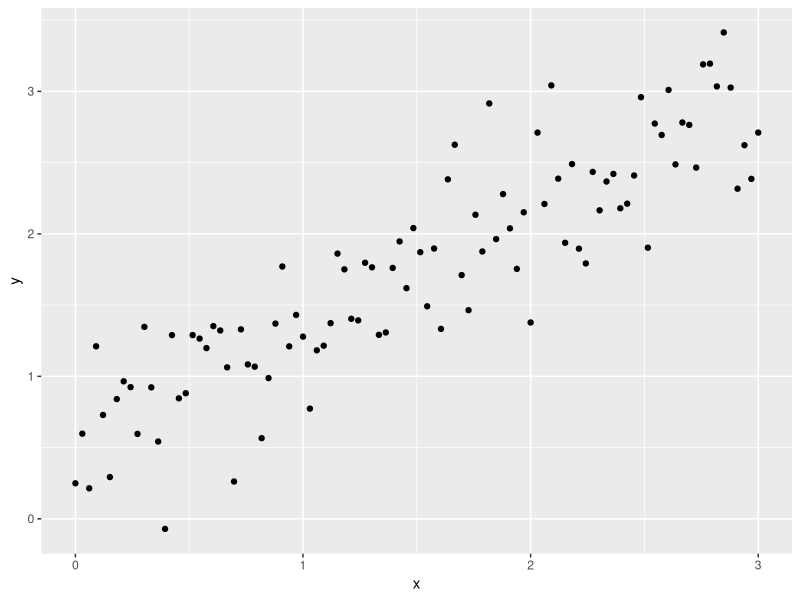
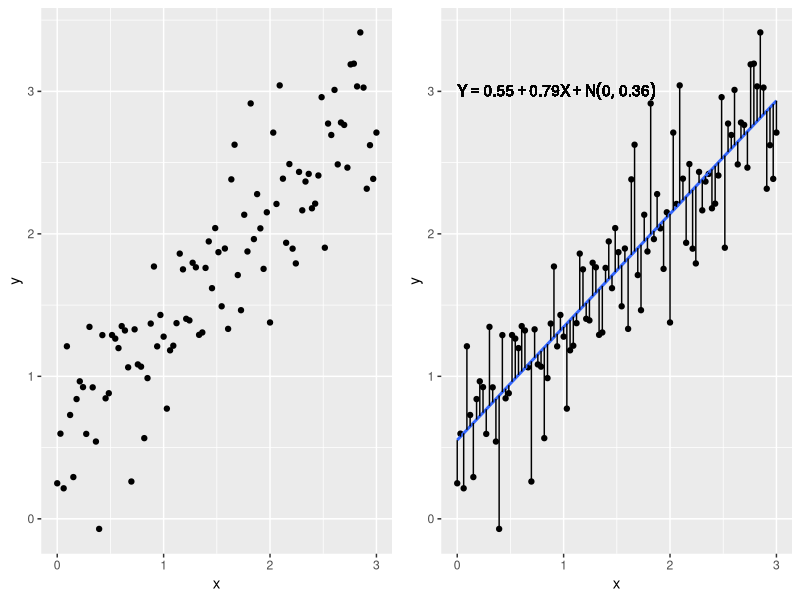
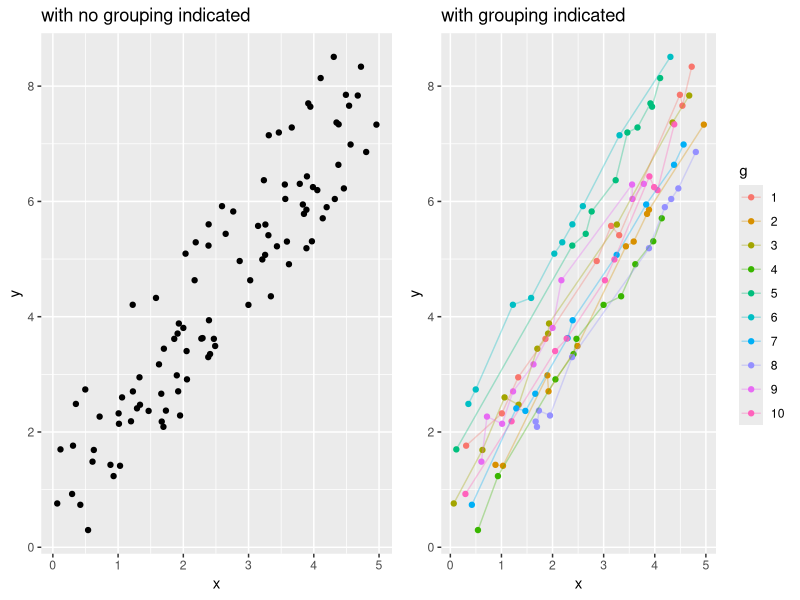
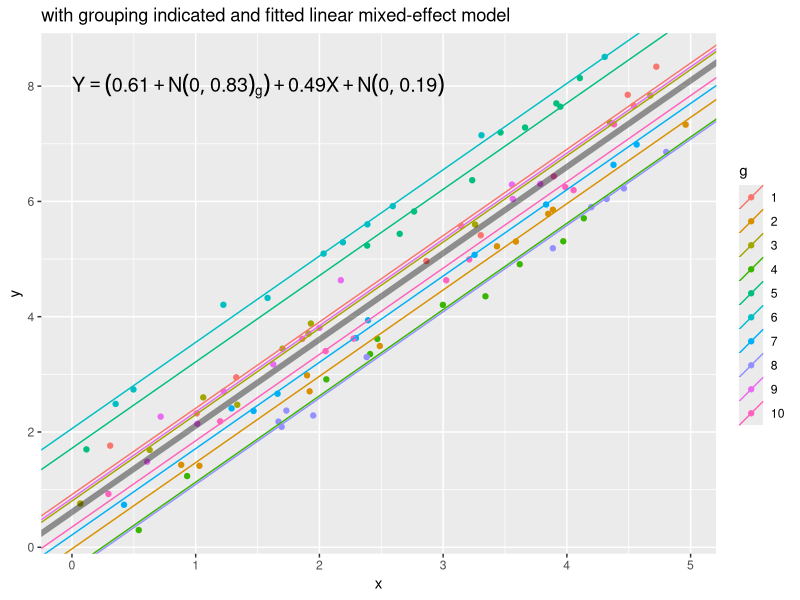
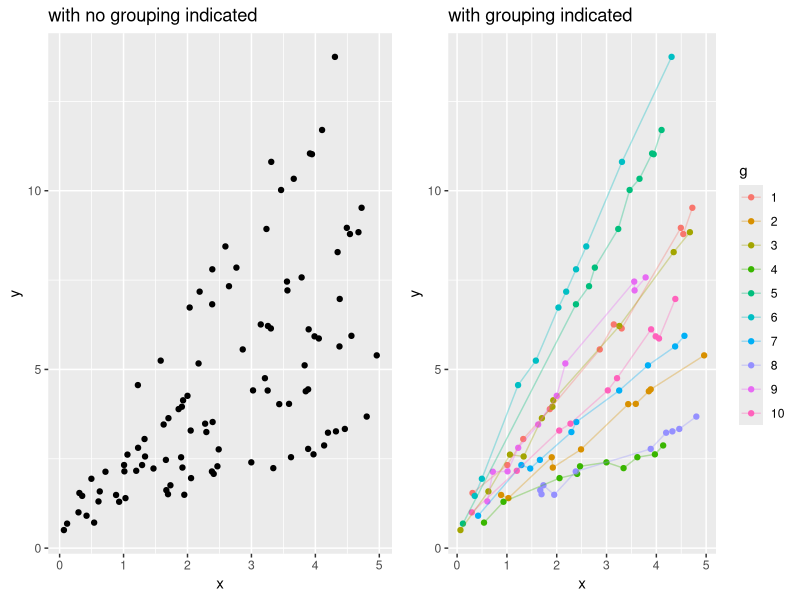
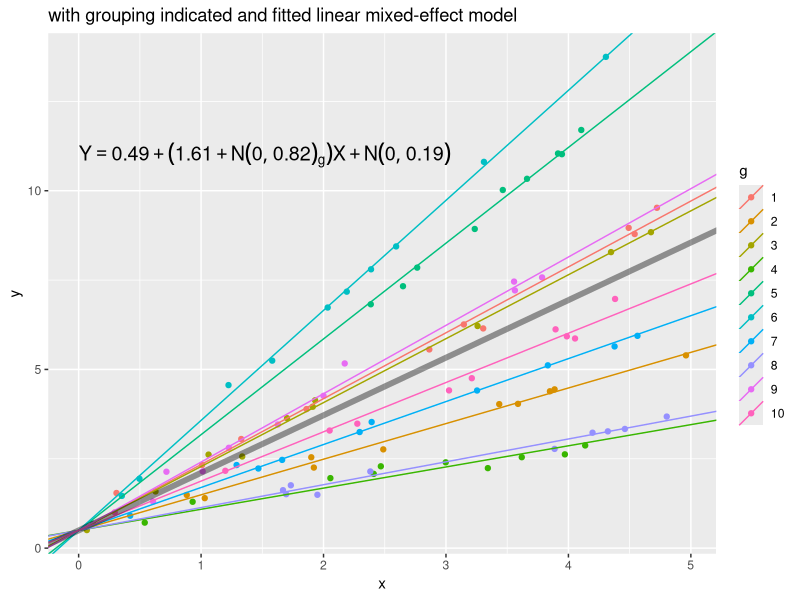
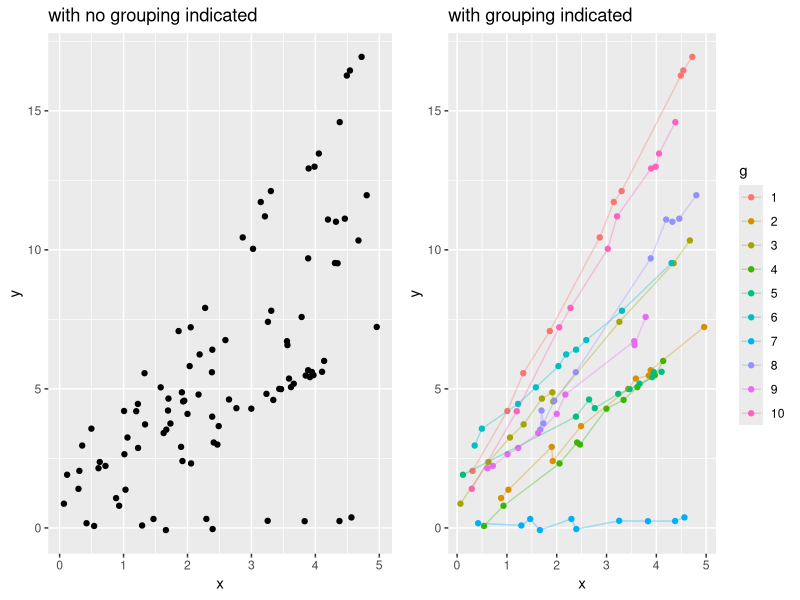
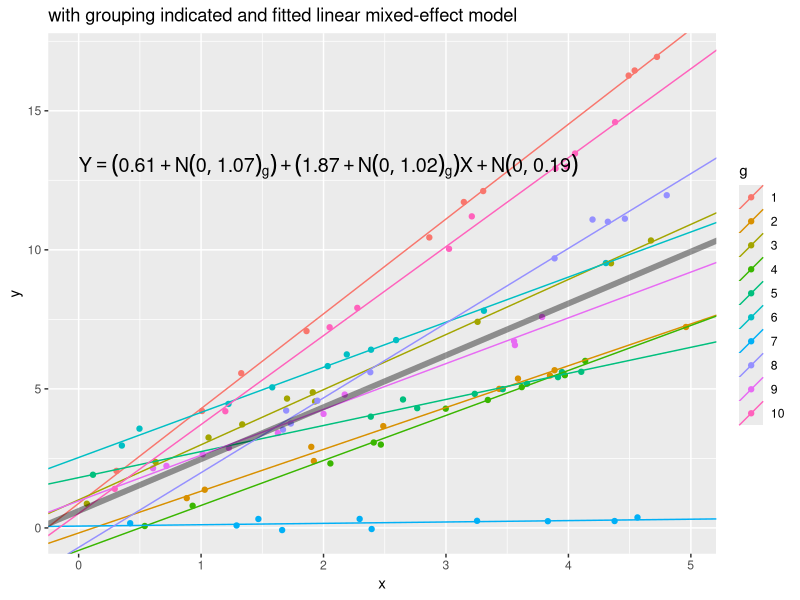

These figures' R source, in order:
## ---- chunk 1
options(digits = 4)
x <- seq(0,3,length.out = 100)
set.seed(1)
y <- 0.5 + 0.8*x + rnorm(100,sd = 0.4)
m1 <- lm(y ~ x)
dat <- data.frame(y, x, fit = fitted(m1))
library(ggplot2)
ggplot(dat, aes(x,y)) + geom_point()

## ---- chunk 2
m1 <- lm(y ~ x)
coef(m1) # model coefficients
summary(m1)$sigma # estimate of error standard deviation
## ---- chunk 3
library(gridExtra)
p1 <- ggplot(dat, aes(x,y)) + geom_point()

p2 <- ggplot(dat, aes(x,y)) + geom_point() + geom_smooth(method="lm",se=F) + 
  geom_segment(aes(x = x, y = y, xend = x, yend = fit)) +
  geom_text(data=NULL, aes(x=0,y=3,label="Y == 0.55 + 0.79*X + N(0,0.36)"), 
            parse=TRUE, hjust=0)
grid.arrange(p1, p2, nrow=1) # can also use ncol

## ---- chunk 4
n1 <- 10 # 10 subjects
n2 <- 10 # 10 obs per subject
g <- gl(n = n1, k = n2) # 10 levels repeated 10 times each
set.seed(1)
x <- as.vector(replicate(n1,round(sort(runif(n2, 0, 5)),3)))
b0 <- rnorm(n1, 0, 0.8) # random intercept
eps <- rnorm(length(g),0,0.2)
b <- b0[g]
y <- 0.5 + b + 1.5*x + eps
dat <- data.frame(g, x, y, b, eps)
p1 <- ggplot(dat, aes(x,y)) + geom_point() + labs(title="with no grouping indicated")
p2 <- ggplot(dat, aes(x,y, color=g)) + geom_point() + geom_line(alpha=1/3) + labs(title="with grouping indicated")
grid.arrange(p1, p2, nrow=1)
## ---- chunk 5
library(lme4) # package for fitting lme
lme1 <- lmer(y ~ x + (1 | g), data = dat)
fixef(lme1) # fixed effect estimates
VarCorr(lme1) # D and R estimates
## ---- chunk 6
lfits <- coef(lme1)$g
names(lfits)[1] <- "int"
lfits$g <- factor(1:10)
ggplot(dat, aes(x,y,color=g)) + geom_point() + 
  geom_abline(data=lfits, aes(intercept=int, slope=x, color=g)) +
  geom_abline(intercept=fixef(lme1)[1], slope=fixef(lme1)[2],size=2, alpha=0.4) +
  labs(title="with grouping indicated and fitted linear mixed-effect model") +
  annotate("text", x=0,y=8,label="Y == (0.61 + N(0,0.83)[g]) + 0.49*X  + N(0,0.19)", 
            parse=TRUE, hjust=0, size = 5)
## ---- chunk 7
# Random slopes
n1 <- 10 # 10 subjects
n2 <- 10 # 10 obs per subject
g <- gl(n = n1, k = n2) # 10 levels repeated 10 times each
set.seed(1)
x <- as.vector(replicate(n1,round(sort(runif(n2, 0, 5)),3)))
b1 <- rnorm(n1, 0, 0.8) # random slope
eps <- rnorm(length(g),0,0.2)
b <- b1[g]
y <- 0.5 + (1.5 + b)*x + eps
dat <- data.frame(g, x, y, b, eps)
p1 <- ggplot(dat, aes(x,y)) + geom_point() + labs(title="with no grouping indicated")
p2 <- ggplot(dat, aes(x,y, color=g)) + geom_point() + geom_line(alpha=1/3) + labs(title="with grouping indicated")
grid.arrange(p1, p2, nrow=1) 
## ---- chunk 8
lme2 <- lmer(y ~ x + (0 + x | g), data = dat)
fixef(lme2) # fixed effect estimates
VarCorr(lme2) # D and R estimates
## ---- chunk 9
lfits <- coef(lme2)$g
names(lfits)[1] <- "int"
lfits$g <- factor(1:10)
ggplot(dat, aes(x,y,color=g)) + geom_point() + 
  geom_abline(data=lfits, aes(intercept=int, slope=x, color=g)) +
  geom_abline(intercept=fixef(lme2)[1], slope=fixef(lme2)[2],size=2, alpha=0.4) +
  labs(title="with grouping indicated and fitted linear mixed-effect model") +
  annotate("text", x=0,y=11,label="Y == 0.49 + (1.61 + N(0,0.82)[g])*X  + N(0,0.19)", 
            parse=TRUE, hjust=0, size = 5)
## ---- chunk 10
# Random intercepts and random slopes
n1 <- 10 # 10 subjects
n2 <- 10 # 10 obs per subject
g <- gl(n = n1, k = n2) # 10 levels repeated 10 times each
set.seed(1)
x <- as.vector(replicate(n1,round(sort(runif(n2, 0, 5)),3)))
b0 <- rnorm(n1, 0, 1) # random intercept
b1 <- rnorm(n1, 0, 0.8) # random slope
eps <- rnorm(length(g),0,0.2)
b0 <- b0[g]
b1 <- b1[g]
y <- (0.5 + b0) + (1.5 + b1)*x + eps
dat <- data.frame(g, x, y, eps)
p1 <- ggplot(dat, aes(x,y)) + geom_point() + labs(title="with no grouping indicated")
p2 <- ggplot(dat, aes(x,y, color=g)) + geom_point() + geom_line(alpha=1/3) + labs(title="with grouping indicated")
grid.arrange(p1, p2, nrow=1)
## ---- chunk 11
lme3 <- lmer(y ~ x + (x | g), data = dat)
fixef(lme3) 
VarCorr(lme3) 
## ---- chunk 12
lfits <- coef(lme3)$g
names(lfits)[1] <- "int"
lfits$g <- factor(1:10)
ggplot(dat, aes(x,y,color=g)) + geom_point() + 
  geom_abline(data=lfits, aes(intercept=int, slope=x, color=g)) +
  geom_abline(intercept=fixef(lme3)[1], slope=fixef(lme3)[2],size=2, alpha=0.4) +
  labs(title="with grouping indicated and fitted linear mixed-effect model") +
  annotate("text", x=0,y=13,label="Y == (0.61 + N(0,1.07)[g]) + (1.87 + N(0,1.02)[g])*X  + N(0,0.19)", 
            parse=TRUE, hjust=0, size = 5)
## ---- chunk 13
library(lme4)
head(sleepstudy)
